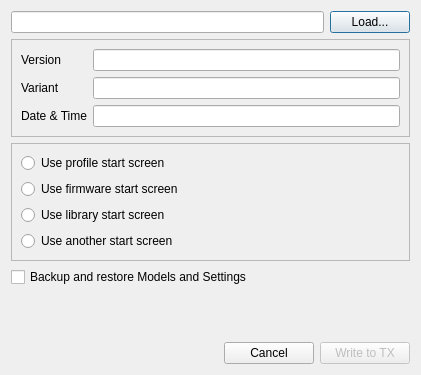
<?xml version="1.0" encoding="UTF-8"?>
<ui version="4.0">
 <class>FlashFirmwareDialog</class>
 <widget class="QDialog" name="FlashFirmwareDialog">
  <property name="geometry">
   <rect>
    <x>0</x>
    <y>0</y>
    <width>421</width>
    <height>375</height>
   </rect>
  </property>
  <property name="sizePolicy">
   <sizepolicy hsizetype="MinimumExpanding" vsizetype="Minimum">
    <horstretch>0</horstretch>
    <verstretch>0</verstretch>
   </sizepolicy>
  </property>
  <property name="minimumSize">
   <size>
    <width>0</width>
    <height>0</height>
   </size>
  </property>
  <property name="windowTitle">
   <string>Flash Firmware</string>
  </property>
  <property name="windowIcon">
   <iconset resource="companion.qrc">
    <normaloff>:/icon.png</normaloff>:/icon.png</iconset>
  </property>
  <layout class="QVBoxLayout" name="verticalLayout_2">
   <item>
    <layout class="QHBoxLayout" name="horizontalLayout2">
     <item>
      <widget class="QLineEdit" name="firmwareFilename">
       <property name="enabled">
        <bool>true</bool>
       </property>
       <property name="sizePolicy">
        <sizepolicy hsizetype="Expanding" vsizetype="Minimum">
         <horstretch>0</horstretch>
         <verstretch>0</verstretch>
        </sizepolicy>
       </property>
       <property name="minimumSize">
        <size>
         <width>250</width>
         <height>0</height>
        </size>
       </property>
       <property name="readOnly">
        <bool>true</bool>
       </property>
      </widget>
     </item>
     <item>
      <widget class="QPushButton" name="firmwareLoad">
       <property name="sizePolicy">
        <sizepolicy hsizetype="Minimum" vsizetype="Minimum">
         <horstretch>0</horstretch>
         <verstretch>0</verstretch>
        </sizepolicy>
       </property>
       <property name="text">
        <string>Load...</string>
       </property>
      </widget>
     </item>
    </layout>
   </item>
   <item>
    <widget class="QFrame" name="firmwareInfoFrame">
     <property name="sizePolicy">
      <sizepolicy hsizetype="MinimumExpanding" vsizetype="Minimum">
       <horstretch>0</horstretch>
       <verstretch>0</verstretch>
      </sizepolicy>
     </property>
     <property name="frameShape">
      <enum>QFrame::StyledPanel</enum>
     </property>
     <property name="frameShadow">
      <enum>QFrame::Raised</enum>
     </property>
     <layout class="QGridLayout" name="gridLayout_5">
      <item row="3" column="0">
       <widget class="QLabel" name="dateLabel">
        <property name="text">
         <string>Date &amp; Time</string>
        </property>
       </widget>
      </item>
      <item row="1" column="1">
       <widget class="QLineEdit" name="version">
        <property name="readOnly">
         <bool>true</bool>
        </property>
       </widget>
      </item>
      <item row="2" column="0">
       <widget class="QLabel" name="buildLabel">
        <property name="text">
         <string>Variant</string>
        </property>
       </widget>
      </item>
      <item row="2" column="1">
       <widget class="QLineEdit" name="variant">
        <property name="readOnly">
         <bool>true</bool>
        </property>
       </widget>
      </item>
      <item row="1" column="0">
       <widget class="QLabel" name="versionLabel">
        <property name="text">
         <string>Version</string>
        </property>
       </widget>
      </item>
      <item row="3" column="1">
       <widget class="QLineEdit" name="date">
        <property name="readOnly">
         <bool>true</bool>
        </property>
       </widget>
      </item>
     </layout>
    </widget>
   </item>
   <item>
    <widget class="QFrame" name="splashFrame">
     <property name="sizePolicy">
      <sizepolicy hsizetype="MinimumExpanding" vsizetype="Minimum">
       <horstretch>0</horstretch>
       <verstretch>0</verstretch>
      </sizepolicy>
     </property>
     <property name="frameShape">
      <enum>QFrame::StyledPanel</enum>
     </property>
     <property name="frameShadow">
      <enum>QFrame::Raised</enum>
     </property>
     <layout class="QHBoxLayout" name="horizontalLayout_3">
      <item>
       <layout class="QVBoxLayout" name="verticalLayout">
        <item>
         <widget class="QRadioButton" name="useProfileSplash">
          <property name="text">
           <string>Use profile start screen</string>
          </property>
         </widget>
        </item>
        <item>
         <widget class="QRadioButton" name="useFirmwareSplash">
          <property name="text">
           <string>Use firmware start screen</string>
          </property>
         </widget>
        </item>
        <item>
         <widget class="QRadioButton" name="useLibrarySplash">
          <property name="text">
           <string>Use library start screen</string>
          </property>
         </widget>
        </item>
        <item>
         <widget class="QRadioButton" name="useExternalSplash">
          <property name="text">
           <string>Use another start screen</string>
          </property>
         </widget>
        </item>
       </layout>
      </item>
      <item>
       <widget class="QLabel" name="splash">
        <property name="sizePolicy">
         <sizepolicy hsizetype="Minimum" vsizetype="Minimum">
          <horstretch>0</horstretch>
          <verstretch>0</verstretch>
         </sizepolicy>
        </property>
        <property name="minimumSize">
         <size>
          <width>128</width>
          <height>64</height>
         </size>
        </property>
        <property name="maximumSize">
         <size>
          <width>214</width>
          <height>66</height>
         </size>
        </property>
        <property name="frameShape">
         <enum>QFrame::Panel</enum>
        </property>
        <property name="frameShadow">
         <enum>QFrame::Plain</enum>
        </property>
        <property name="lineWidth">
         <number>0</number>
        </property>
        <property name="text">
         <string/>
        </property>
        <property name="scaledContents">
         <bool>true</bool>
        </property>
       </widget>
      </item>
     </layout>
    </widget>
   </item>
   <item>
    <widget class="QCheckBox" name="backupEEprom">
     <property name="enabled">
      <bool>true</bool>
     </property>
     <property name="text">
      <string>Backup and restore Models and Settings</string>
     </property>
     <property name="tristate">
      <bool>false</bool>
     </property>
    </widget>
   </item>
   <item>
    <spacer name="spacer2">
     <property name="orientation">
      <enum>Qt::Vertical</enum>
     </property>
     <property name="sizeHint" stdset="0">
      <size>
       <width>20</width>
       <height>0</height>
      </size>
     </property>
    </spacer>
   </item>
   <item>
    <layout class="QHBoxLayout" name="horizontalLayout1">
     <item>
      <spacer name="spacer1">
       <property name="orientation">
        <enum>Qt::Horizontal</enum>
       </property>
       <property name="sizeHint" stdset="0">
        <size>
         <width>40</width>
         <height>20</height>
        </size>
       </property>
      </spacer>
     </item>
     <item>
      <widget class="QPushButton" name="cancelButton">
       <property name="minimumSize">
        <size>
         <width>90</width>
         <height>0</height>
        </size>
       </property>
       <property name="text">
        <string>Cancel</string>
       </property>
      </widget>
     </item>
     <item>
      <widget class="QPushButton" name="burnButton">
       <property name="enabled">
        <bool>false</bool>
       </property>
       <property name="minimumSize">
        <size>
         <width>90</width>
         <height>0</height>
        </size>
       </property>
       <property name="text">
        <string>Write to TX</string>
       </property>
      </widget>
     </item>
    </layout>
   </item>
  </layout>
 </widget>
 <tabstops>
  <tabstop>burnButton</tabstop>
  <tabstop>firmwareFilename</tabstop>
  <tabstop>firmwareLoad</tabstop>
  <tabstop>version</tabstop>
  <tabstop>variant</tabstop>
  <tabstop>cancelButton</tabstop>
 </tabstops>
 <resources>
  <include location="companion.qrc"/>
 </resources>
 <connections/>
</ui>
